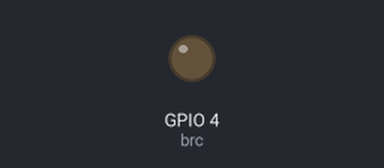
Bench run of a program on a simulated ESP32 board running MicroPython. Parts: output pins drawn as LEDs (lit = HIGH). At 3.6 s the program stops and its outputs stay as they are.

Above: at 0.2 s.
At 0.7 s:
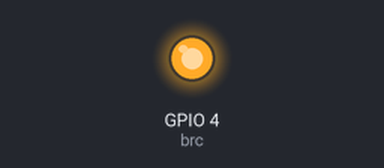
Timing chart, 0 to 2.2 s (numbered marks = the images above):
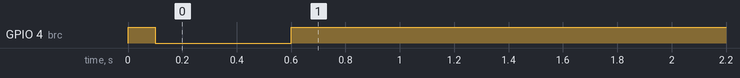

Measured:
- by itself, GPIO 4 (brc): LOW → HIGH at 0.00 s, → LOW 0.10 s later, → HIGH 0.50 s later

The program:

roomba_drive.py
```python
from machine import UART, Pin
import time

BRC_PIN = 4
UART_TX = 17
UART_RX = 16

brc  = Pin(BRC_PIN, Pin.OUT)
uart = UART(2, baudrate=115200, tx=UART_TX, rx=UART_RX)

def _send(data):
    uart.write(bytes(data))

def wake():
    brc.value(1)
    time.sleep_ms(100)
    brc.value(0)
    time.sleep_ms(500)
    brc.value(1)
    time.sleep_ms(100)

def start():
    _send([128])
    time.sleep_ms(200)
    _send([132])
    time.sleep_ms(200)

def drive(velocity, radius=0x8000):
    v = velocity & 0xFFFF
    r = radius   & 0xFFFF
    _send([137, v >> 8, v & 0xFF, r >> 8, r & 0xFF])

def stop():
    drive(0)

wake()
time.sleep_ms(500)
start()

drive(200)
time.sleep_ms(2000)
stop()
```
